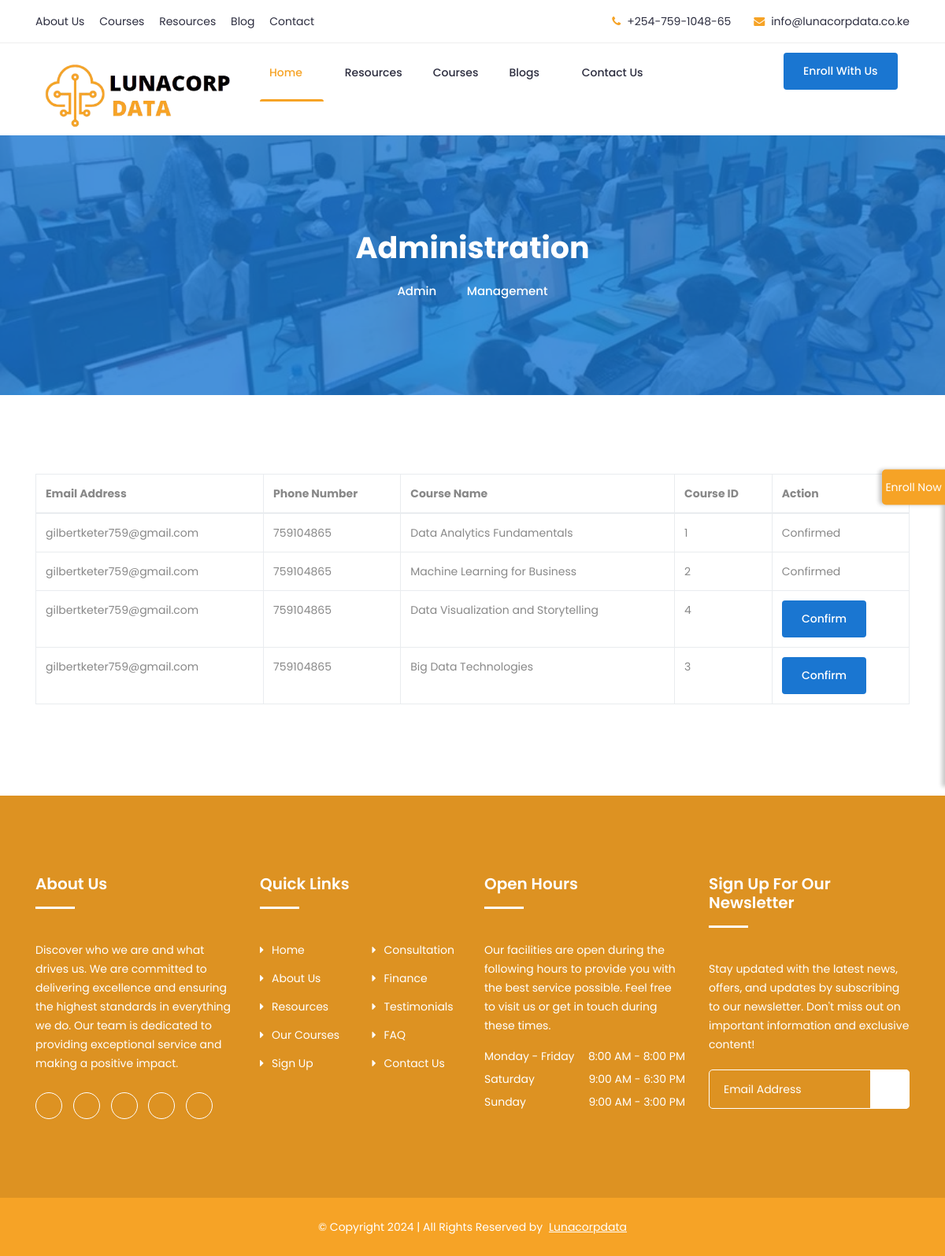
The app's page /admin.php (signed in) with its own data.
### tables this page shows
CREATE TABLE `enrollments` (
  `Email_Address` varchar(100) NOT NULL,
  `Full_Name` varchar(50) NOT NULL,
  `Phone_No` int(30) NOT NULL,
  `Course_id` int(30) NOT NULL,
  `Course_Name` varchar(100) NOT NULL,
  `confirmed` int(30) NOT NULL DEFAULT 1
);

### admin.php (the view, shortened to what this page needs)
<!DOCTYPE html>
<html class="no-js" lang="zxx">
<head>
  <link rel="stylesheet" href="css/bootstrap.min.css" />
  <link rel="stylesheet" href="css/nice-select.css" />
  <link rel="stylesheet" href="css/font-awesome.min.css" />
  <link rel="stylesheet" href="css/icofont.css" />
  <link rel="stylesheet" href="css/slicknav.min.css" />
  <link rel="stylesheet" href="css/owl-carousel.css" />
  <link rel="stylesheet" href="css/datepicker.css" />
  <link rel="stylesheet" href="css/animate.min.css" />
  <link rel="stylesheet" href="css/magnific-popup.css" />
  <link rel="stylesheet" href="css/normalize.css" />
  <link rel="stylesheet" href="style.css" />
  <link rel="stylesheet" href="css/responsive.css" />
</head>
<body>
  <ul class="pro-features">
    <a class="get-pro" href="#">Enroll Now</a>
  </ul>
  <header class="header">
      <div class="topbar">
        <div class="container">
          <div class="row">
            <div class="col-lg-6 col-md-5 col-12">
              <ul class="top-link">
                <li><a href="/about.php">About Us</a></li>
                <li><a href="/courses.php">Courses</a></li>
                <li><a href="/resources.php">Resources</a></li>
                <li><a href="/blog-single.php">Blog</a></li>
                <li><a href="/contact.php">Contact</a></li>
              </ul>
            </div>
            <div class="col-lg-6 col-md-7 col-12">
              <ul class="top-contact">
                <li><i class="fa fa-phone"></i>+254-759-1048-65</li>
                <li>
                  <i class="fa fa-envelope"></i
                  ><a href="mailto:support@yourmail.com"
                    >info@lunacorpdata.co.ke</a
                  >
                </li>
              </ul>
            </div>
          </div>
        </div>
      </div>
      <div class="header-inner">
        <div class="container">
          <div class="inner">
            <div class="row">
              <div class="col-lg-3 col-md-3 col-12">
                <div class="logo">
                  <a href="index.php"><img class="logo-img" src="img/logo.png" alt="#" /></a>
                </div>
              </div>
              <div class="col-lg-7 col-md-9 col-12">
                <div class="main-menu">
                  <nav class="navigation">
                    <ul class="nav menu">
                      <li class="active">
                        <a href="#"
                          >Home <i class="icofont-rounded-down"></i
                        ></a>
                      </li>
                      <li><a href="/resources.php">Resources </a></li>
                      <li><a href="/courses.php">Courses</a></li>
                      <li>
                        <a href="#"
                          >Blogs <i class="icofont-rounded-down"></i
                        ></a>
                      </li>
                      <li><a href="contact.php">Contact Us</a></li>
                    </ul>
                  </nav>
                </div>
              </div>
              <div class="col-lg-2 col-12">
                <div class="get-quote">
                  <a href="courses.php" class="btn">Enroll with us</a>
                </div>
              </div>
            </div>
          </div>
        </div>
      </div>
    </header>
  <div class="breadcrumbs overlay">
    <div class="container">
      <div class="bread-inner">
        <div class="row">
          <div class="col-12">
            <h2>Administration</h2>
            <ul class="bread-list">
              <li><a href="admin.php">Admin</a></li>
              <li><i class="icofont-simple-right"></i></li>
              <li class="active">Management</li>
            </ul>
          </div>
        </div>
      </div>
    </div>
  </div>
  <?php
include './db_conn.php';
$sql = "SELECT Email_Address, Phone_No, Course_Name, Course_id, confirmed FROM enrollments";
$result = $mysqli->query($sql);
if ($result->num_rows > 0) {
    echo '<section class="pf-details p-details section">
            <div class="container d-flex align-items-center justify-content-center">
              <table class="table table-bordered">
                <thead>
                  <tr>
                    <th>Email Address</th>
                    <th>Phone Number</th>
                    <th>Course Name</th>
                    <th>Course ID</th>
                    <th>Action</th>
                  </tr>
                </thead>
                <tbody>';
    while ($row = $result->fetch_assoc()) {
        $email = htmlspecialchars($row['Email_Address']);
        $phone = htmlspecialchars($row['Phone_No']);
        $course_name = htmlspecialchars($row['Course_Name']);
        $course_id = htmlspecialchars($row['Course_id']);
        $confirmed = $row['confirmed'];
        echo "<tr>
                <td>{$email}</td>
                <td>{$phone}</td>
                <td>{$course_name}</td>
                <td>{$course_id}</td>
                <td>";
        if ($confirmed == 1) {
            echo "<form method='post' action='confirm_enrollment.php'>
                    <input type='hidden' name='email' value='{$email}'>
                    <input type='hidden' name='course_id' value='{$course_id}'>
                    <button type='submit' class='btn btn-primary'>Confirm</button>
                  </form>";
        } else {
            echo "Confirmed";
        }
        echo "</td>
              </tr>";
    }
    echo '    </tbody>
            </table>
          </div>
        </section>';
} else {
    echo "No enrolled students yet!";
}
?>
  <footer id="footer" class="footer">
    <div class="footer-top">
      <div class="container">
        <div class="row">
          <div class="col-lg-3 col-md-6 col-12">
            <div class="single-footer">
              <h2>About Us</h2>
              <p>
                Discover who we are and what drives us. We are committed to
                delivering excellence and ensuring the highest standards in
                everything we do. Our team is dedicated to providing
                exceptional service and making a positive impact.
              </p>
              <ul class="social">
                <li>
                  <a href="facebook.com"><i class="icofont-facebook"></i></a>
                </li>
                <li>
                  <a href="google.com"><i class="icofont-google-plus"></i></a>
                </li>
                <li>
                  <a href="twitter.com"><i class="icofont-twitter"></i></a>
                </li>
                <li>
                  <a href="vimeo.com"><i class="icofont-vimeo"></i></a>
                </li>
                <li>
                  <a href="pinterest.com"><i class="icofont-pinterest"></i></a>
                </li>
              </ul>
            </div>
          </div>
          <div class="col-lg-3 col-md-6 col-12">
            <div class="single-footer f-link">
              <h2>Quick Links</h2>
              <div class="row">
                <div class="col-lg-6 col-md-6 col-12">
                  <ul>
                    <li>
                      <a href="index.php"><i class="fa fa-caret-right" aria-hidden="true"></i>Home</a>
                    </li>
                    <li>
                      <a href="about.php"><i class="fa fa-caret-right" aria-hidden="true"></i>About Us</a>
                    </li>
                    <li>
                      <a href="/resources.php"><i class="fa fa-caret-right" aria-hidden="true"></i>Resources</a>
                    </li>
                    <li>
                      <a href="/courses.php"><i class="fa fa-caret-right" aria-hidden="true"></i>Our Courses</a>
                    </li>
                    <li>
                      <a href="/signup.php"><i class="fa fa-caret-right" aria-hidden="true"></i>Sign up</a>
                    </li>
                  </ul>
                </div>
                <div class="col-lg-6 col-md-6 col-12">
                  <ul>
                    <li>
                      <a href="#"><i class="fa fa-caret-right" aria-hidden="true"></i>Consultation</a>
                    </li>
                    <li>
                      <a href="#"><i class="fa fa-caret-right" aria-hidden="true"></i>Finance</a>
                    </li>
                    <li>
                      <a href="#"><i class="fa fa-caret-right" aria-hidden="true"></i>Testimonials</a>
                    </li>
                    <li>
                      <a href="#"><i class="fa fa-caret-right" aria-hidden="true"></i>FAQ</a>
                    </li>
                    <li>
                      <a href="/contact.php"><i class="fa fa-caret-right" aria-hidden="true"></i>Contact Us</a>
                    </li>
                  </ul>
                </div>
              </div>
            </div>
          </div>
          <div class="col-lg-3 col-md-6 col-12">
            <div class="single-footer">
              <h2>Open Hours</h2>
              <p>
                Our facilities are open during the following hours to provide
                you with the best service possible. Feel free to visit us or
                get in touch during these times.
              </p>
              <ul class="time-sidual">
                <li class="day">
                  Monday - Friday <span>8:00 AM - 8:00 PM</span>
                </li>
                <li class="day">Saturday <span>9:00 AM - 6:30 PM</span></li>
                <li class="day">Sunday <span>9:00 AM - 3:00 PM</span></li>
              </ul>
            </div>
          </div>
          <div class="col-lg-3 col-md-6 col-12">
            <div class="single-footer">
              <h2>Sign up for our Newsletter</h2>
              <p>
                Stay updated with the latest news, offers, and updates by
                subscribing to our newsletter. Don't miss out on important
                information and exclusive content!
              </p>
              <form action="mail/mail.php" method="get" target="_blank" class="newsletter-inner">
                <input name="email" placeholder="Email Address" class="common-input" onfocus="this.placeholder = ''" onblur="this.placeholder = 'Your email address'" required="" type="email" />
                <button class="button">
                  <i class="icofont icofont-paper-plane"></i>
                </button>
              </form>
            </div>
          </div>
        </div>
      </div>
    </div>
    <div class="copyright">
      <div class="container">
        <div class="row">
          <div class="col-lg-12 col-md-12 col-12">
            <div class="copyright-content">
              <p>
                © Copyright 2024 | All Rights Reserved by
                <a href="#" target="_blank">Lunacorpdata</a>
              </p>
            </div>
          </div>
        </div>
      </div>
    </div>
  </footer>
</body>
</html>

### records on screen
enrollments: Email_Address "gilbertketer759@gmail.com", Phone_No "759104865", Course_Name "Data Analytics Fundamentals", Course "1", confirmed "Confirmed"
enrollments: Email_Address "gilbertketer759@gmail.com", Phone_No "759104865", Course_Name "Machine Learning for Business", Course "2", confirmed "Confirmed"
enrollments: Email_Address "gilbertketer759@gmail.com", Phone_No "759104865", Course_Name "Data Visualization and Storytelling", Course "4"
enrollments: Email_Address "gilbertketer759@gmail.com", Phone_No "759104865", Course_Name "Big Data Technologies", Course "3"
